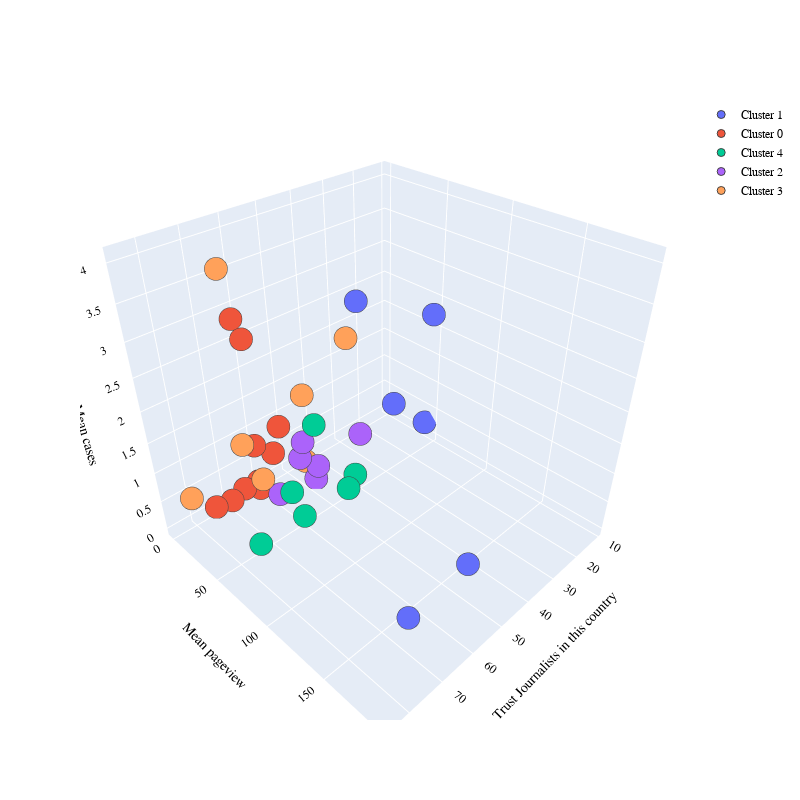

The notebook cell this image was saved under:
### Code cell
PLOT = go.Figure()

for C in list(df_clustering_MeanP_MeanC_P.cluster.unique()):
    
    PLOT.add_trace(go.Scatter3d(x = df_clustering_MeanP_MeanC_J[df_clustering_MeanP_MeanC_J.cluster == C]["Trust journalists in this country"],
                                y = df_clustering_MeanP_MeanC_J[df_clustering_MeanP_MeanC_J.cluster == C]['Mean pageview'],
                                z = df_clustering_MeanP_MeanC_J[df_clustering_MeanP_MeanC_J.cluster == C]['Mean cases'],
                                mode = 'markers', marker_size = 8, marker_line_width = 1,
                                name = 'Cluster ' + str(C)))
PLOT.update_layout(width = 800, height = 800, autosize = True, showlegend = True,
                   scene = dict(xaxis=dict(title = 'Trust Journalists in this country', titlefont_color = 'black'),
                                yaxis=dict(title = 'Mean pageview', titlefont_color = 'black'),
                                zaxis=dict(title = 'Mean cases', titlefont_color = 'black')),
                   font = dict(family = "Gilroy", color  = 'black', size = 12))

### Figure 1 — Plotly figure (JSON) as saved in the notebook; plotly's stock layout.template omitted (floating-point values rounded to 4 significant figures)
{"data": [{"marker": {"line": {"width": 1}, "size": 8}, "mode": "markers", "name": "Cluster 1", "type": "scatter3d", "x": [47.4, 32.1, 11.3, 64.7, 53.7, 78.6], "y": [100.9, 94.26, 42.88, 119.6, 175.3, 190.3], "z": [2.173, 3.031, 0.2179, 4.057, 0.8069, 1.307]}, {"marker": {"line": {"width": 1}, "size": 8}, "mode": "markers", "name": "Cluster 0", "type": "scatter3d", "x": [61.2, 53.8, 60.4, 73.7, 65.8, 60.2, 62, 54.3, 69.4, 60], "y": [6.847, 7.935, 1.996, 0.06411, 5.728, 1.661, 0.2136, 0.1687, 3.052, 0.4015], "z": [0.03236, 0.9683, 0.7516, 0.007445, 0.1634, 2.509, 2.834, 0.4022, 0.02476, 0.04623]}, {"marker": {"line": {"width": 1}, "size": 8}, "mode": "markers", "name": "Cluster 4", "type": "scatter3d", "x": [80.4, 42.3, 46.1, 75.7, 66.7, 53], "y": [77.45, 51.36, 54.96, 95.82, 74.17, 43.91], "z": [0.7033, 0.2406, 0.1495, 1.638, 0.6279, 1.376]}, {"marker": {"line": {"width": 1}, "size": 8}, "mode": "markers", "name": "Cluster 2", "type": "scatter3d", "x": [54, 48.8, 61.2, 47.6, 52.3, 27.4], "y": [30.06, 32.1, 29.62, 24.98, 28.45, 15.41], "z": [0.6613, 0.3757, 0.2187, 0.002986, 0.8781, 0.144]}, {"marker": {"line": {"width": 1}, "size": 8}, "mode": "markers", "name": "Cluster 3", "type": "scatter3d", "x": [70.6, 84.7, 46.7, 30.1, 64.4, 47.5, 68.4], "y": [28.48, 24.67, 11.1, 10.42, 24.08, 15.17, 20.97], "z": [3.877, 0.8946, 0.1444, 1.929, 0.5341, 1.426, 1.232]}], "layout": {"autosize": true, "font": {"color": "black", "family": "Gilroy", "size": 12}, "height": 800, "scene": {"xaxis": {"title": {"font": {"color": "black"}, "text": "Trust Journalists in this country"}}, "yaxis": {"title": {"font": {"color": "black"}, "text": "Mean pageview"}}, "zaxis": {"title": {"font": {"color": "black"}, "text": "Mean cases"}}}, "showlegend": true, "width": 800}}
